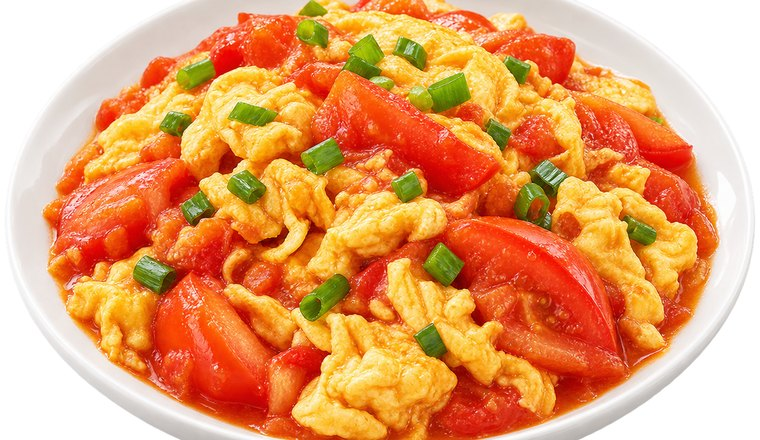
#> input picture miniprogram/images/dish-tomato-egg-large.jpg, 760 x 440 px, found by its file name; its folder holds 8 pictures in this run
$ python gen_recipe_dishes.py
#> lines starting #> are read from the running program, lines starting #| are printed output that depends on the picture
# -*- coding: utf-8 -*-
"""为食谱推荐页生成菜品图（复用已有素材换色，保证风格统一）。"""
from PIL import Image, ImageEnhance, ImageDraw
import os

IMG = r"E:\code\Food\miniprogram\images"

def tint(src_name, out_name, warm=1.0, pink=0.0):
    """warm: 暖色增益；pink: 向粉色偏移强度 0~1"""
#> called with src_name = 'dish-tomato-egg-large.jpg', out_name = 'recipe-tomato-egg.jpg', warm = 1.06, pink = 0
    src = Image.open(os.path.join(IMG, src_name)).convert("RGB")
#> src is the input picture: PIL image 760x440 RGB; mean R, G, B 229.7, 159, 104.8
    if warm != 1.0:
        src = ImageEnhance.Color(src).enhance(warm)
    if pink > 0:
        px = src.load()
        w, h = src.size
        for y in range(h):
            for x in range(w):
                r, g, b = px[x, y]
                px[x, y] = (min(255, int(r + (255 - r) * pink * 0.35)),
                            int(g * (1 - pink * 0.25)),
                            min(255, int(b + (255 - b) * pink * 0.15)))
    src = src.resize((360, 360), Image.LANCZOS)
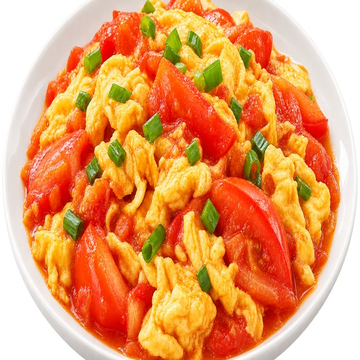
#> src: PIL image 360x360 RGB; mean R, G, B 232.2, 157.6, 100.8
    src.save(os.path.join(IMG, out_name), "JPEG", quality=92, optimize=True)
    print("%-30s 360x360 %6.1f KB" % (out_name, os.path.getsize(os.path.join(IMG, out_name)) / 1024))

if __name__ == "__main__":
    # 番茄炒蛋（已有专用大图，转成方图版本）
    tint("dish-tomato-egg-large.jpg", "recipe-tomato-egg.jpg", warm=1.06)
    # 土豆鸡蛋饼：在番茄炒蛋基础上偏金黄
    tint("dish-tomato-egg.jpg", "recipe-potato-egg.jpg", warm=0.72)
#> (the run stopped early here; a loop or call above may not have finished)
